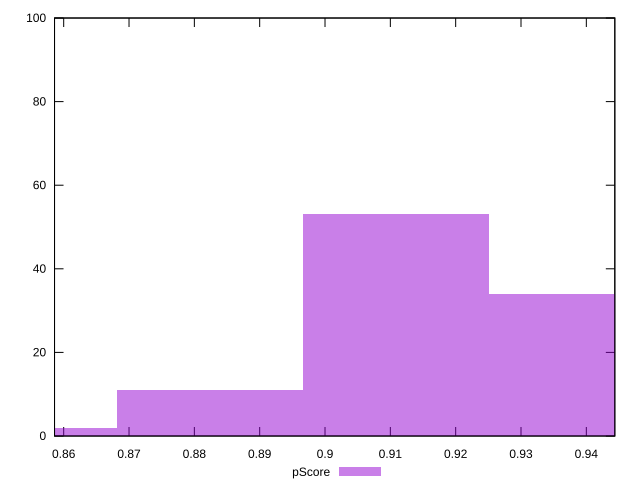

Write gnuplot code to recreate this figure.
reset

$pScore <<EOF
0.8824200334715352 11
0.9108851958415847 53
0.8539548711014856 2
0.9393503582116342 34
EOF

set key outside below
set boxwidth 0.02846516237004952
set xrange [0.8585974897583137:0.944361059738024]
set yrange [0:100]
set trange [0:100]
set style fill transparent solid 0.5 noborder
set terminal svg size 640, 490 enhanced background rgb 'white'
set output "report_00009_2021-02-08T22-37-41.559Z/bootup-time/samples/pages/pScore/histogram.svg"

plot $pScore title "pScore" with boxes

reset
